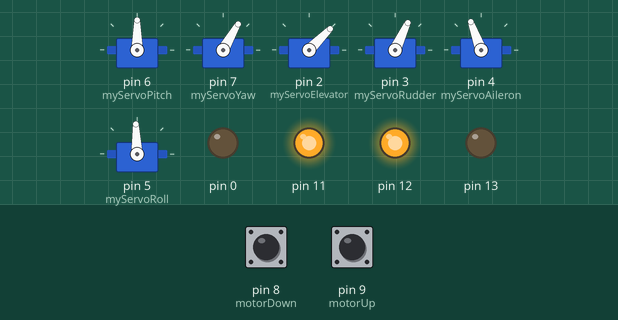
This sketch was run on a simulated Arduino Uno, built with avr-gcc and run on an emulated ATmega328P. On the bench: 6 × servo, output pins drawn as LEDs (lit = HIGH). Inputs (shaded band) come from the test bench; at power-on: pin 8 (motorDown) LOW, pin 9 (motorUp) LOW.

Above: at 2.8 s.
2.9 s: pin 8 (motorDown) pulled HIGH for 0.15 s
At 3.2 s:
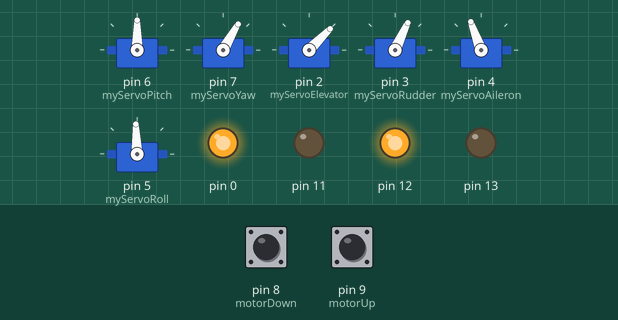
At 5.7 s:
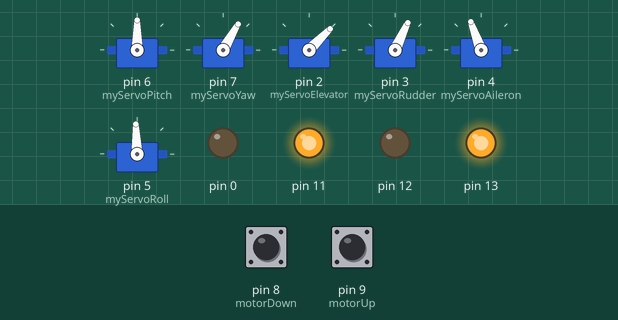
6.0 s: pin 9 (motorUp) pulled HIGH for 0.15 s
At 10.5 s:
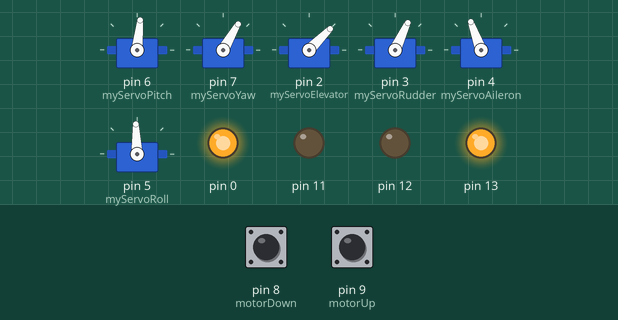
Timing chart, 0 to 25.8 s (numbered marks = the images above; inputs shaded):
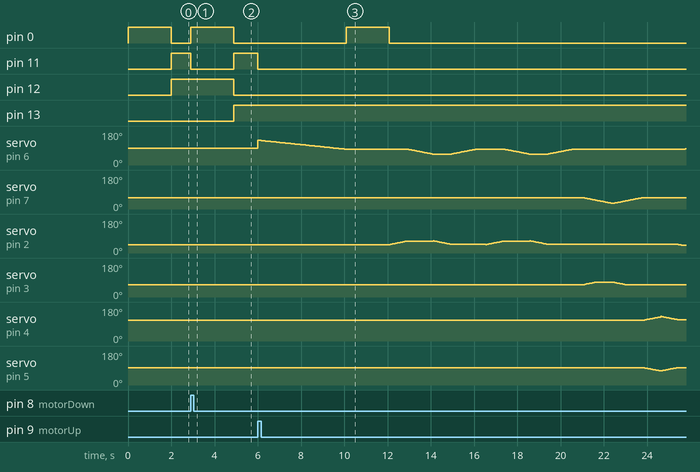

Measured:
- after the input at 2.9 s, pin 0: LOW → HIGH at once, → LOW 2.0 s later; pin 11: HIGH → LOW at once, → HIGH 2.0 s later; pin 12: HIGH → LOW after 2.0 s; pin 13: LOW → HIGH after 2.0 s
- after the input at 6.0 s, pin 0: LOW → HIGH after 4.1 s, → LOW 2.0 s later; pin 11: HIGH → LOW at once

The sketch:

masterCodeForPlane.ino
```cpp
#include <Servo.h>
Servo myServoYaw;  // create servo object to control a servo
Servo myServoPitch;
Servo myServoElevator;
Servo myServoRudder;// a maximum of eight servo objects can be created
Servo myServoAileron;
Servo myServoRoll;
int count=-1;
int pos = 0;    // variable to store the servo position
Servo up;
int temp;
const int centerForPitchInt=83;//centers the pitch in the begining
const int centerForYawInt=60;//centers the yaw in the begining
const int minElevatorValue=40;//brings it towards the front of the plane
const int maxElevatorValue=64;//brings it away from thefront of the plane
const int centerRudderValue=65;
const int minRudderValue=50;//brings it towards the front of the plane
const int maxRudderValue=78;//brings it away f the front of the plane
const int centerElevatorValue=45;
const int minAileronValue=90;
const int centerAileronValue=110;
const int maxAileronValue=130;
int first=0;
//Take off(level out),Yaw Left Rudder comes towards during it going left,Yaw Left Rudder comes towards during it going right Elvator up, Pitch up,Elvator back to normal state,
//Pitch to normal,Yaw Left Rudder comes towards during it going left,
void playNextSound()
{
  digitalWrite(0,HIGH);
  delay(2000);
  digitalWrite(0,LOW);
}
void goRight()
{
  count=centerRudderValue;
  for(int i=60;i>=30;i--)
  {
    myServoYaw.write(i);
   if(count<maxRudderValue)
    {
      myServoRudder.write(count);
      count++;
    }
    delay(45);
  }
 count=maxRudderValue;
 for(int i=30;i<=60;i++)
 {
    myServoYaw.write(i);
    if(count>centerRudderValue)
    {
      myServoRudder.write(count);
      count--;
    }
    delay(45);
  }
}
void goLeft()
{
   count=centerRudderValue;
  for(int i=60;i<=90;i++)
  {
    myServoYaw.write(i);
    if(count>minRudderValue)
    {
      myServoRudder.write(count);
      count--;
    }
    delay(45);
  }
 count=minRudderValue;
 for(int i=90;i>=60;i--)
 {
    myServoYaw.write(i);
       if(count<centerRudderValue)
    {
      myServoRudder.write(count);
      count++;
    }
    delay(45);
  }
}
void goUp()
{
   for(int i=centerElevatorValue;i<maxElevatorValue;i++)
  {
    myServoElevator.write(i);
    delay(45);
  }
    for(int i=centerForPitchInt;i>=centerForPitchInt-25;i--)
  {
    myServoPitch.write(i);
    delay(45);
  }
   for(int i=maxElevatorValue;i>centerElevatorValue;i--)
  {
    myServoElevator.write(i);
    delay(45);
  }
    for(int i=centerForPitchInt-24;i<=centerForPitchInt;i++)
  {
    myServoPitch.write(i);
    if(centerForPitchInt==i)
    {
      delay(500);
    }
    else
    {
    delay(45);
    }
  }
}
void goDown()
{
  for(int i=centerElevatorValue;i>minElevatorValue;i--)
  {
    myServoElevator.write(i);
    delay(45);
  }
    for(int i=centerForPitchInt;i<=centerForPitchInt+25;i++)
  {
    myServoPitch.write(i);
    delay(45);
  }
     for(int i=minElevatorValue;i<centerElevatorValue;i++)
  {
    myServoElevator.write(i);
    delay(45);
  }
    for(int i=centerForPitchInt+24;i>=centerForPitchInt;i--)
  {
    myServoPitch.write(i);
    if(centerForPitchInt==i)
    {
      delay(500);
    }
    else
    {
    delay(45);
    }
  }
}
void rollRight()
{
  //92 center    75 left   112 right
   count=centerAileronValue;
  for(int i=92;i<=112;i++)
  {
    myServoRoll.write(i);
    if(count>minAileronValue)
    {
      myServoAileron.write(count);
      count--;
    }
    delay(45);
  }
 count=minAileronValue;
 for(int i=111;i>=92;i--)
 {
    myServoRoll.write(i);
     if(count<centerAileronValue)
    {
      myServoAileron.write(count);
      count++;
    }
    delay(45);
  }
}
void rollLeft()
{
  //92 center    75 left   112 right
   count=centerAileronValue;
  for(int i=92;i>=75;i--)
  {
    myServoRoll.write(i);
    if(count<maxAileronValue)
    {
      myServoAileron.write(count);
      count++;
    }
    delay(45);
  }
 count=maxAileronValue;
 for(int i=75;i<=92;i++)
 {
    myServoRoll.write(i);
     if(count>centerAileronValue)
    {
      myServoAileron.write(count);
      count--;
    }
    delay(45);
  }
}
int check=0;
void setup()
{
  pinMode(12, OUTPUT);
  pinMode(8, INPUT);
  pinMode(9, INPUT);
  pinMode(11,OUTPUT);
  pinMode(13,OUTPUT);
  pinMode(0,OUTPUT);
  myServoPitch.attach(6);
  //delay(145);
  //myServoPitch.write(centerForPitchInt+25);
  //starting up and down axis
  myServoYaw.attach(7);  // attaches the servo on pin 9 to the servo object
  myServoElevator.attach(2);
  myServoRudder.attach(3);
  myServoAileron.attach(4);
  myServoRoll.attach(5);
  myServoRoll.write(92);
  //myServoPitch.write(centerForPitchInt);
  myServoYaw.write(centerForYawInt);//starting left and right axis
  myServoElevator.write(centerElevatorValue);
  myServoAileron.write(centerAileronValue);
  myServoRudder.write(65);
}
//Take off(level out),Yaw Right Rudder goes away during it going right,Yaw Left Rudder comes towards during it going right Elvator up, Pitch up,Elvator back to normal state,
//Pitch to normal,Yaw Left Rudder comes towards during it going left,
void motorDown()
{
   while(digitalRead(8)==LOW)
  {
    digitalWrite(13,LOW);
    digitalWrite(12,HIGH);
    analogWrite(11,255);
    //check=1;
  }
  analogWrite(11,0);
}
void motorUp()
{
   while(digitalRead(9)==LOW)
  {
    digitalWrite(13,HIGH);
    digitalWrite(12,LOW);
    analogWrite(11,255);
    //check=1;
  }
  analogWrite(11,0);
}

 //Yaw servo ranges are 20 to 99
 //bottom servo ranges are 34 to 99
void loop()
{
  /*
  if(count!=-1)
  {
    myServoPitch.write(centerForPitchInt);//starting up and down axis
    myServoYaw.write(centerForYawInt);//starting left and right axis
    myServoElevator.write(centerElevatorValue);
    myServoAileron.write(centerAileronValue);
    myServoRudder.write(65);
  }
  */
  if(first==0)
  {

  playNextSound();
  //delay(6000);
  motorDown();
  playNextSound();
  motorUp();
  for(int i=centerForPitchInt+48;i>centerForPitchInt;i--)
  {
    myServoPitch.write(i);
    delay(85);
  }
  playNextSound();
  //play all WAVE
  goUp();
  goUp();
  goRight();
  rollLeft();
  goDown();
  rollRight();
  goLeft();
  delay(5000);
  playNextSound();
  goUp();
  goRight();
  goDown();
  goRight();
  goUp();
  goDown();
  delay(2000);
  playNextSound();
  goUp();
  goLeft();
  goRight();
  delay(2000);
  playNextSound();
  goUp();
  rollRight();
  goLeft();
  rollLeft();
  delay(2000);
  playNextSound();
  goLeft();
  goRight();
  rollRight();
  delay(4000);
  //playNextSound();
  rollLeft();
  rollRight();
  goUp();
  rollLeft();
  delay(4000);
  playNextSound();
  goDown();
  rollLeft();
  rollRight();
  goDown();
  delay(4000);
  playNextSound();
  //goUp();
  //play WAV5
  //goLeft();
  //goRight();
  //goDown();
  //goUp();
  //rollRight();
  //rollLeft();
  for(int i=centerForPitchInt;i<centerForPitchInt+48;i++)
  {
    myServoPitch.write(i);
    delay(85);
  }
  motorDown();
 // myServoPitch.write(centerForPitchInt+48);
  first=1;

  }
}
```
